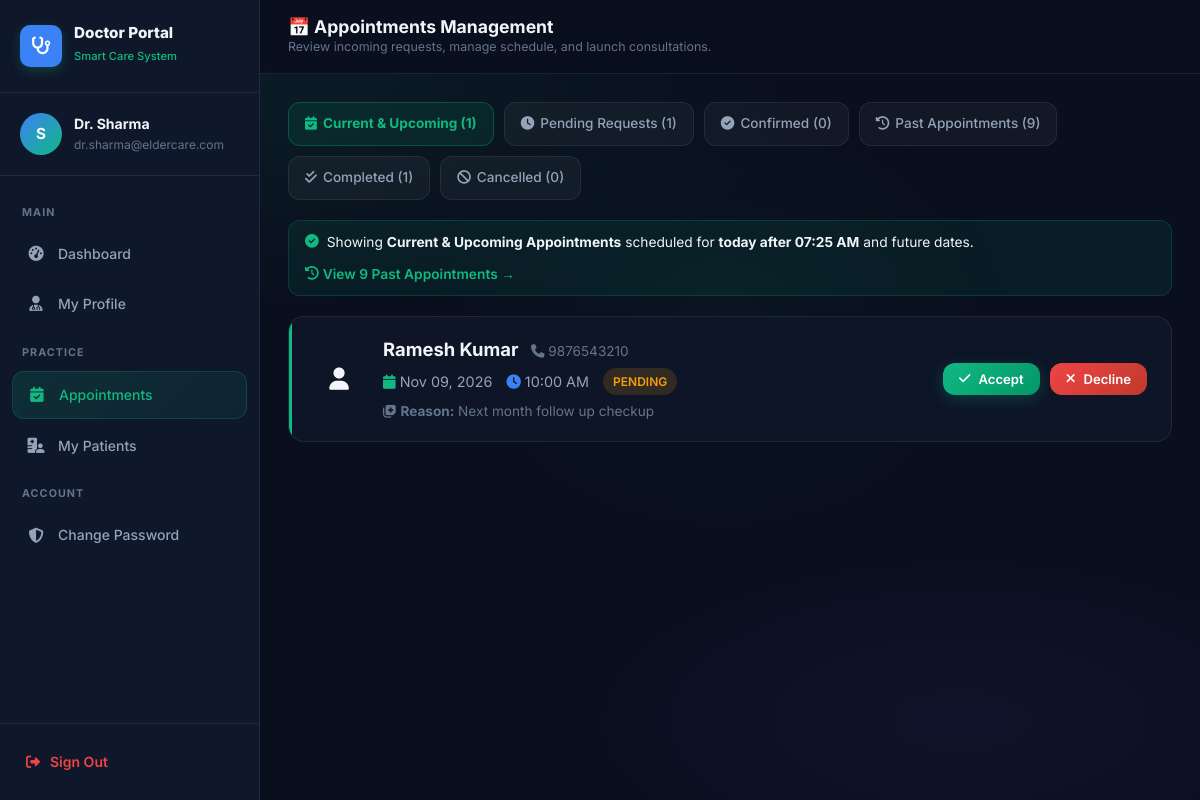
/doctor/appointments/ (signed in), run on an earlier commit of the app's database.
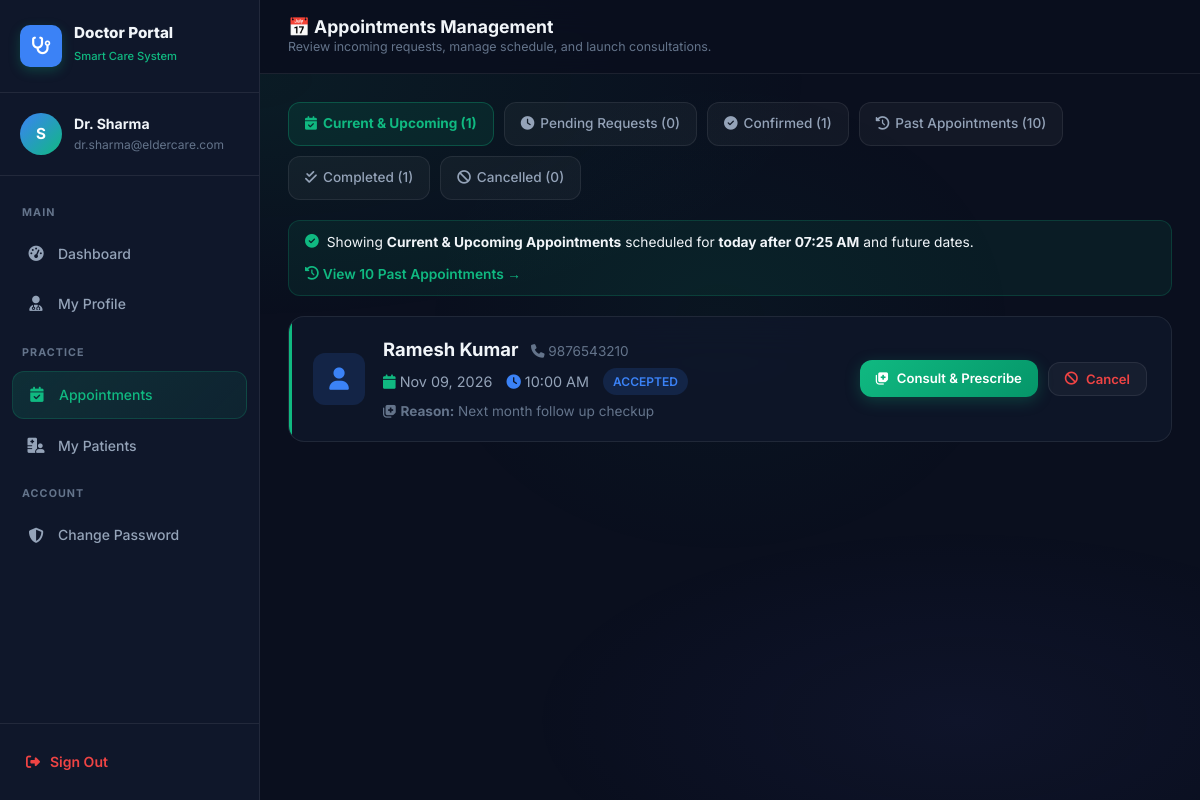
And on a later commit of the database.
### users/models.py (models this page shows, shortened)
class Appointment(models.Model):
    STATUS_CHOICES = [
        ('pending', 'Pending'),
        ('accepted', 'Accepted'),
        ('rejected', 'Rejected'),
        ('completed', 'Completed'),
        ('cancelled', 'Cancelled'),
    ]
    elderly = models.ForeignKey(User, on_delete=models.CASCADE, related_name='elderly_appointments')
    doctor = models.ForeignKey(User, on_delete=models.CASCADE, related_name='doctor_appointments')
    appointment_date = models.DateField()
    appointment_time = models.TimeField()
    reason = models.TextField(blank=True)
    status = models.CharField(max_length=20, choices=STATUS_CHOICES, default='pending')
    notes = models.TextField(blank=True)
    created_at = models.DateTimeField(auto_now_add=True)
    updated_at = models.DateTimeField(auto_now=True)
    class Meta:
        ordering = ['-appointment_date', '-appointment_time']

class ElderlyProfile(models.Model):
    GENDER_CHOICES = [
        ('Male', 'Male'),
        ('Female', 'Female'),
        ('Other', 'Other'),
        ('Prefer not to say', 'Prefer not to say'),
    ]
    user = models.OneToOneField(User, on_delete=models.CASCADE, related_name='elderly_profile')
    age = models.PositiveIntegerField(null=True, blank=True)
    gender = models.CharField(max_length=20, choices=GENDER_CHOICES, blank=True)
    phone = models.CharField(max_length=20, blank=True)
    address = models.TextField(blank=True)
    blood_group = models.CharField(max_length=10, blank=True)
    emergency_contact_name = models.CharField(max_length=100, blank=True)
    emergency_contact_phone = models.CharField(max_length=20, blank=True)
    created_at = models.DateTimeField(auto_now_add=True)

### users/views.py (the view)
    @login_required
    def wrapper(request, *args, **kwargs):
        if not hasattr(request.user, 'doctor_profile') and not (request.user.is_staff or request.user.is_superuser):
            messages.error(request, "Access restricted to doctor accounts.")
            return redirect('login_redirect')
        if hasattr(request.user, 'doctor_profile') and not request.user.doctor_profile.is_approved:
            request.user.doctor_profile.is_approved = True
            request.user.doctor_profile.save()
        return view_func(request, *args, **kwargs)

### users/views.py (called while the page is built)
def doctor_required(view_func):
    @login_required
    def wrapper(request, *args, **kwargs):
        if not hasattr(request.user, 'doctor_profile') and not (request.user.is_staff or request.user.is_superuser):
            messages.error(request, "Access restricted to doctor accounts.")
            return redirect('login_redirect')
        if hasattr(request.user, 'doctor_profile') and not request.user.doctor_profile.is_approved:
            request.user.doctor_profile.is_approved = True
            request.user.doctor_profile.save()
        return view_func(request, *args, **kwargs)
    return wrapper

### users/templates/user/doctor-appointments.html (shortened to what the changed rows need)
{% load static %}
<!DOCTYPE html>
<html lang="en">
<head>
  <link rel="stylesheet" href="{% static 'css/main.css' %}?v=2.1" />
  <link rel="stylesheet" href="{% static 'css/dashboard.css' %}?v=2.1" />
  <link rel="stylesheet" href="{% static 'css/modules.css' %}?v=2.1" />
  <link rel="stylesheet" href="https://cdnjs.cloudflare.com/ajax/libs/font-awesome/6.5.1/css/all.min.css" />
</head>
<body>
  <div class="app-layout">
    <main class="main-content">
      <header class="topbar">
        <div class="topbar-left">
          <div class="topbar-title">
            <h2>📅 Appointments Management</h2>
          </div>
        </div>
      </header>
      <div class="page-content">
        <div class="toolbar" style="margin-bottom: 20px; display:flex; gap:10px; flex-wrap:wrap;">
          <a href="{% url 'doctor_appointments' %}?status=upcoming" class="filter-btn {% if active_filter == 'upcoming' or active_filter == 'all' or not active_filter %}active{% endif %}">
            <i class="fas fa-calendar-check"></i> Current & Upcoming ({{ counts.total }})
          </a>
          <a href="{% url 'doctor_appointments' %}?status=pending" class="filter-btn {% if active_filter == 'pending' %}active{% endif %}">
            <i class="fas fa-clock"></i> Pending Requests ({{ counts.pending }})
          </a>
          <a href="{% url 'doctor_appointments' %}?status=accepted" class="filter-btn {% if active_filter == 'accepted' %}active{% endif %}">
            <i class="fas fa-check-circle"></i> Confirmed ({{ counts.accepted }})
          </a>
          <a href="{% url 'doctor_appointments' %}?status=past" class="filter-btn {% if active_filter == 'past' %}active{% endif %}">
            <i class="fas fa-history"></i> Past Appointments ({{ counts.past }})
          </a>
          <a href="{% url 'doctor_appointments' %}?status=completed" class="filter-btn {% if active_filter == 'completed' %}active{% endif %}">
            <i class="fas fa-check-double"></i> Completed ({{ counts.completed }})
          </a>
          <a href="{% url 'doctor_appointments' %}?status=cancelled" class="filter-btn {% if active_filter == 'cancelled' %}active{% endif %}">
            <i class="fas fa-ban"></i> Cancelled ({{ counts.cancelled }})
          </a>
        </div>
        <div style="margin-bottom:20px; padding:10px 16px; background:rgba(16,185,129,0.08); border:1px solid rgba(16,185,129,0.2); border-radius:var(--radius-md); display:flex; justify-content:space-between; align-items:center; flex-wrap:wrap; gap:10px; font-size:0.86rem;">
          <div style="display:flex; align-items:center; gap:8px; color:var(--text-primary);">
            <i class="fas fa-circle-check" style="color:var(--primary);"></i>
            <span>
            </span>
          </div>
          {% if counts.past > 0 and active_filter != 'past' %}
            <a href="{% url 'doctor_appointments' %}?status=past" style="color:var(--primary); font-weight:600; text-decoration:none; display:flex; align-items:center; gap:4px;">
              <i class="fas fa-history"></i> View {{ counts.past }} Past Appointment{{ counts.past|pluralize }} &rarr;
            </a>
          {% elif active_filter == 'past' %}
            <a href="{% url 'doctor_appointments' %}?status=upcoming" style="color:var(--primary); font-weight:600; text-decoration:none; display:flex; align-items:center; gap:4px;">
              <i class="fas fa-calendar-check"></i> View Upcoming Schedule &rarr;
            </a>
          {% endif %}
        </div>
        <div class="items-grid items-grid-1col" id="doc_appt_list">
          {% if appointments %}
            {% for a in appointments %}
              <div class="item-card {% if a.status == 'completed' %}card-muted{% endif %}" style="display:flex; justify-content:space-between; align-items:center; flex-wrap:wrap; gap:16px; padding:18px 24px; border:1px solid var(--bg-glass-border); border-radius:var(--radius-lg); background:var(--bg-card); margin-bottom:14px;">
                <div style="display:flex; gap:18px; align-items:center;">
                  <div class="item-icon {% if a.status == 'pending' %}stat-icon-yellow{% elif a.status == 'accepted' %}stat-icon-blue{% elif a.status == 'completed' %}stat-icon-green{% else %}stat-icon-red{% endif %}" style="width:52px;height:52px;font-size:1.4rem;display:flex;align-items:center;justify-content:center;border-radius:12px;">
                    <i class="fas fa-user"></i>
                  </div>
                  <div>
                    <div style="font-weight:700; font-size:1.15rem; color:var(--text-main); margin-bottom:4px;">
                      {{ a.elderly.get_full_name|default:a.elderly.username }}
                      {% if a.elderly.elderly_profile.phone %}
                        <span style="font-size:0.85rem; font-weight:normal; color:var(--text-muted); margin-left:8px;">
                          <i class="fas fa-phone"></i> {{ a.elderly.elderly_profile.phone }}
                        </span>
                      {% endif %}
                    </div>
                    <div style="font-size:0.9rem; color:var(--text-secondary); display:flex; gap:14px; align-items:center; flex-wrap:wrap;">
                      <span>
                        <i class="fas fa-calendar" style="color:var(--primary);"></i> {{ a.appointment_date|date:"M d, Y" }}
                      </span>
                      <span><i class="fas fa-clock" style="color:var(--info);"></i> {{ a.appointment_time|time:"h:i A" }}</span>
                      <span class="badge {% if a.status == 'pending' %}badge-warning{% elif a.status == 'accepted' %}badge-info{% elif a.status == 'completed' %}badge-success{% else %}badge-danger{% endif %}" style="font-size:0.75rem; text-transform:uppercase; font-weight:600;">
                        {{ a.status }}
                      </span>
                    </div>
                    {% if a.reason %}
                      <div style="font-size:0.85rem; color:var(--text-muted); margin-top:6px;">
                        <i class="fas fa-notes-medical"></i> <strong>Reason:</strong> {{ a.reason }}
                      </div>
                    {% endif %}
                  </div>
                </div>
                <div style="display:flex; gap:10px; align-items:center;">
                  {% if a.status == 'pending' %}
                    <form method="POST" action="{% url 'doctor_appointment_action' a.id 'accept' %}" style="display:inline;">
                      <button type="submit" class="btn btn-primary btn-sm"><i class="fas fa-check"></i> Accept</button>
                    </form>
                    <form method="POST" action="{% url 'doctor_appointment_action' a.id 'reject' %}" style="display:inline;">
                      <button type="submit" class="btn btn-danger btn-sm"><i class="fas fa-times"></i> Decline</button>
                    </form>
                  {% elif a.status == 'accepted' %}
                    <a href="{% url 'doctor_consultation' a.id %}" class="btn btn-primary btn-sm"><i class="fas fa-notes-medical"></i> Consult & Prescribe</a>
                    <form method="POST" action="{% url 'doctor_appointment_action' a.id 'cancel' %}" style="display:inline;">
                      <button type="submit" class="btn btn-ghost btn-sm" onclick="return confirm('Cancel this appointment?');" style="color:var(--danger);"><i class="fas fa-ban"></i> Cancel</button>
                    </form>
                  {% elif a.status == 'completed' %}
                    <span style="color:var(--success); font-weight:600; font-size:0.9rem;"><i class="fas fa-check-circle"></i> Completed</span>
                  {% endif %}
                </div>
              </div>
            {% endfor %}
          {% endif %}
        </div>
      </div>
    </main>
  </div>
</body>
</html>

What changed in the data, as far as the page shows it:
changed Appointment "10:00 AM": status "PENDING" → "ACCEPTED"; status "Accept Decline" → "Consult & Prescribe Cancel"
Also different on the page:
{{ counts.pending }}: "1" → "0"
{{ counts.accepted }}: "0" → "1"
{{ counts.past }}: "9" → "10"
